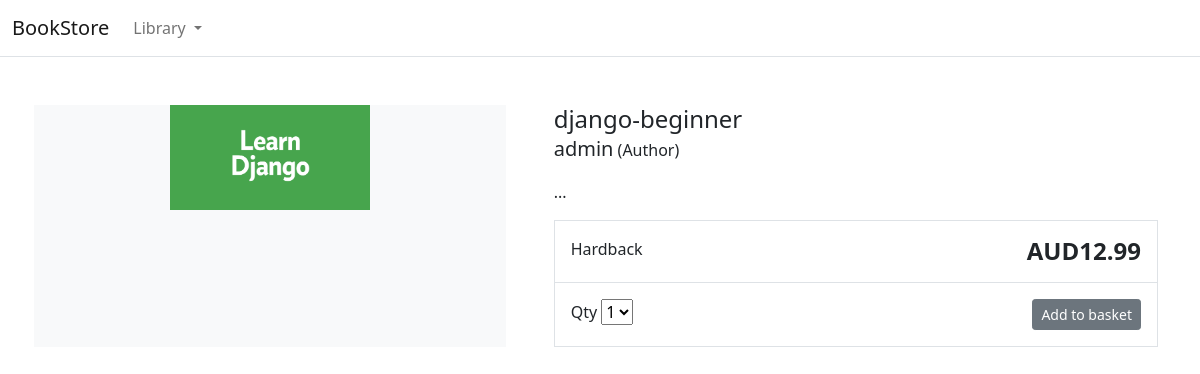
Page /django-beginner on the committed database.
### store/models.py (models this page shows, shortened)
class Product(models.Model):
    category = models.ForeignKey(Category, related_name='product', on_delete=models.CASCADE)
    created_by = models.ForeignKey(User, on_delete=models.CASCADE, related_name='product_creator')
    title = models.CharField(max_length=255)
    author = models.CharField(max_length=255, default='admin')
    description = models.TextField(blank=True)
    image = models.ImageField(upload_to='images/', default='images/default.png')
    slug = models.SlugField(max_length=255)
    price = models.DecimalField(max_digits=4, decimal_places=2)
    in_stock = models.BooleanField(default=True)
    is_active = models.BooleanField(default=True)
    created = models.DateTimeField(auto_now_add=True)
    updated = models.DateTimeField(auto_now=True)
    objects = models.Manager()
    products = ProductManager()
    class Meta:
        verbose_name_plural = 'Products'
        ordering = ('-created',)

### store/views.py (the view)
# urls.py: path('<slug:slug>', views.product_detail, name="product_detail"),
def product_detail(request, slug):
    product = get_object_or_404(Product, slug=slug, in_stock=True)
    return render(request, 'store/products/single.html', {'product': product})

### store/context_processors.py (called while the page is built)
def categories(request):
    return {'categories': Category.objects.all()}

### store/models.py (called while the page is built)
    def get_absolute_url(self):
        return reverse('store:product_detail', args=[self.slug])

### templates/store/products/single.html (shortened to what this page needs)
{% extends "../base.html" %}
{% block content %}
<div class="container">
    <main class="pt-5">
        <div class="row g-3">
            <div class="col-md-5 col-lg-5 order-md-first bg-light">
                <img class="img-fluid mx-auto d-block" width="200px" alt="Responsive image" src="{{ product.image.url }}">
            </div>
            <div class="col-md-7 col-lg-7 ps-md-3 ps-lg-5">
                <h1 class="mb-0 h4">{{ product.title }}</h1>
                <p><span class="lead">{{ product.author }}</span> (Author)</p>
                <p>{{ product.description|slice:":355" }}...</p>
                <div class="border">
                    <div class="col border-bottom">
                        <div class="row p-3">
                            <div class="col-6">Hardback</div>
                            <div class="col-6 text-end"><span class="h4 fw-bold">AUD{{ product.price }}</span></div>
                        </div>
                    </div>
                    <div class="col">
                        <div class="row p-3">
                            <div class="col-6">
                                <label for="select">Qty</label>
                                <select id="select">
                                    <option value="">1</option>
                                </select>
                            </div>
                            <div class="col-6 text-end"><button type="button" class="btn btn-secondary btn-sm">Add to
                                    basket</button></div>
                        </div>
                    </div>
                </div>
            </div>
        </div>
    </main>
</div>
{% endblock %}

### rows in the picture
Product: image (picture), title "django-beginner", author "admin", price "12.99"
